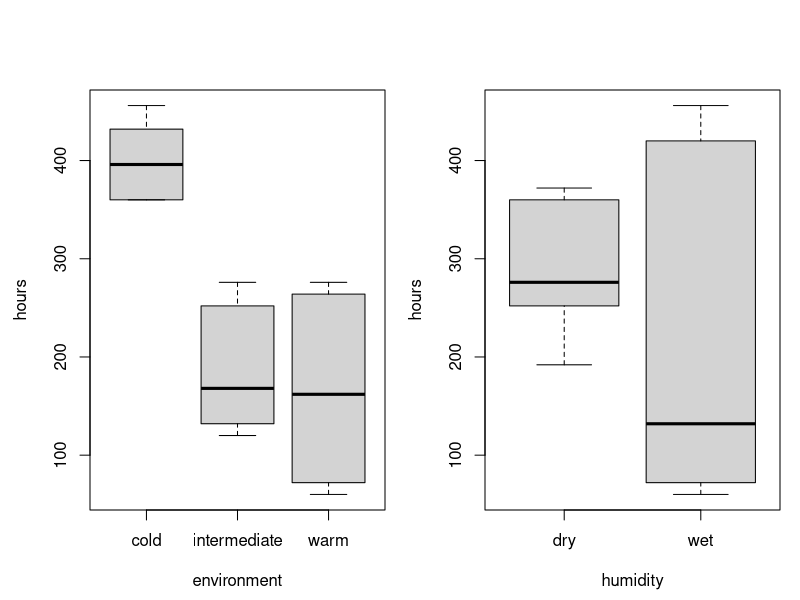
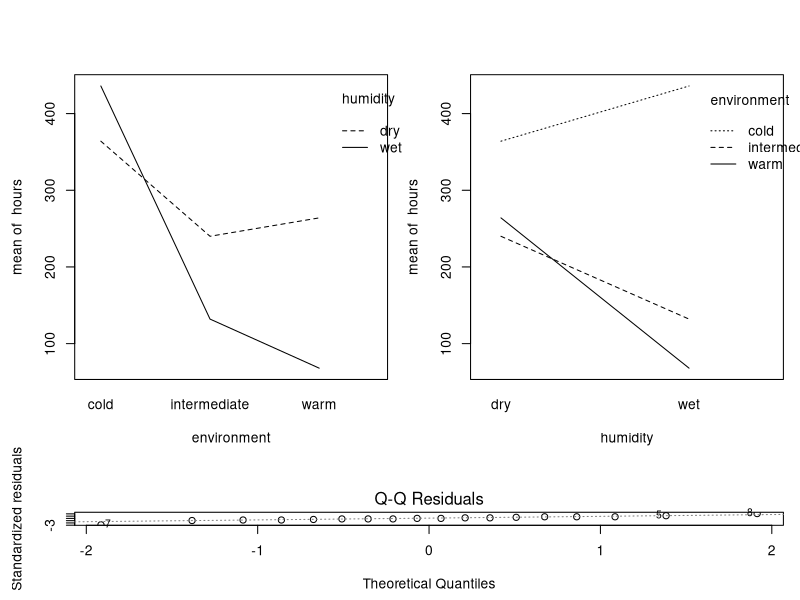
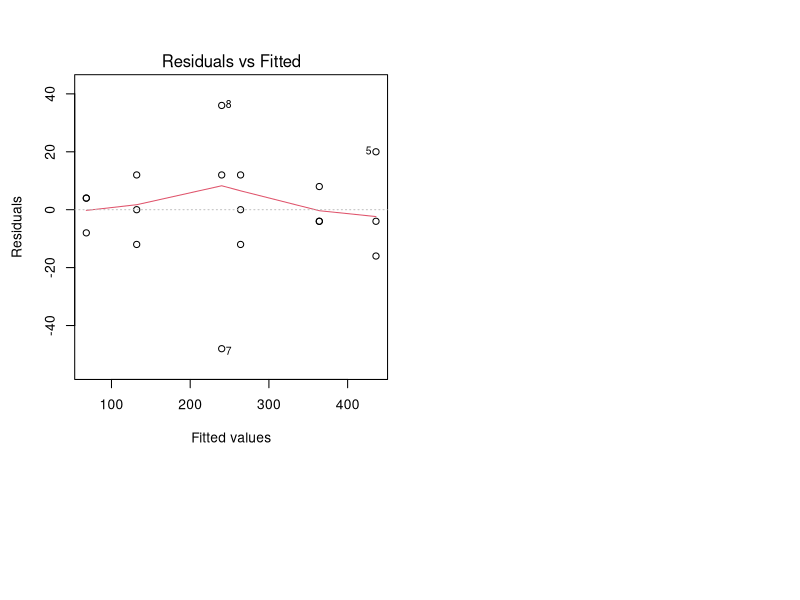
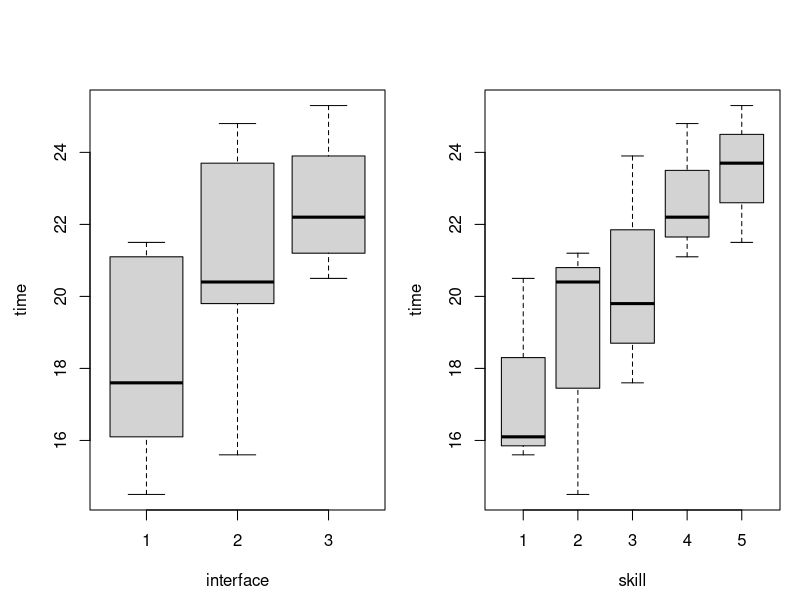
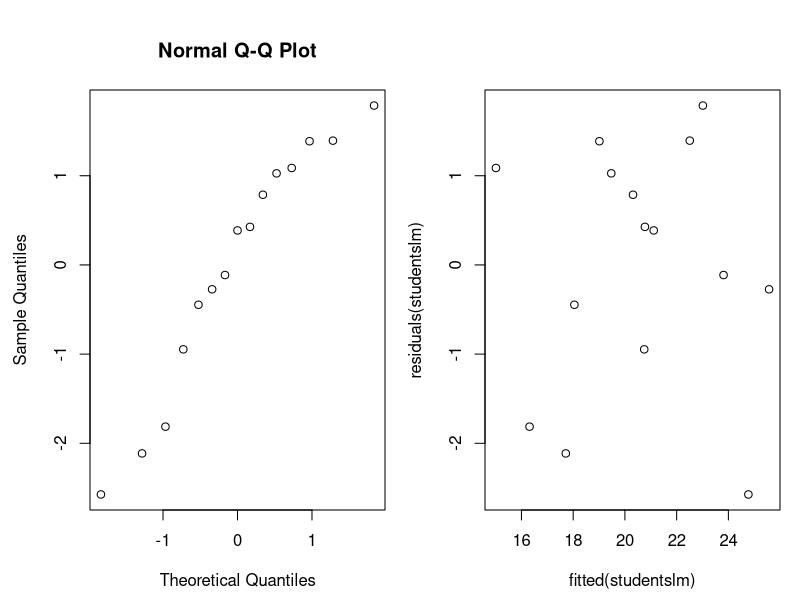
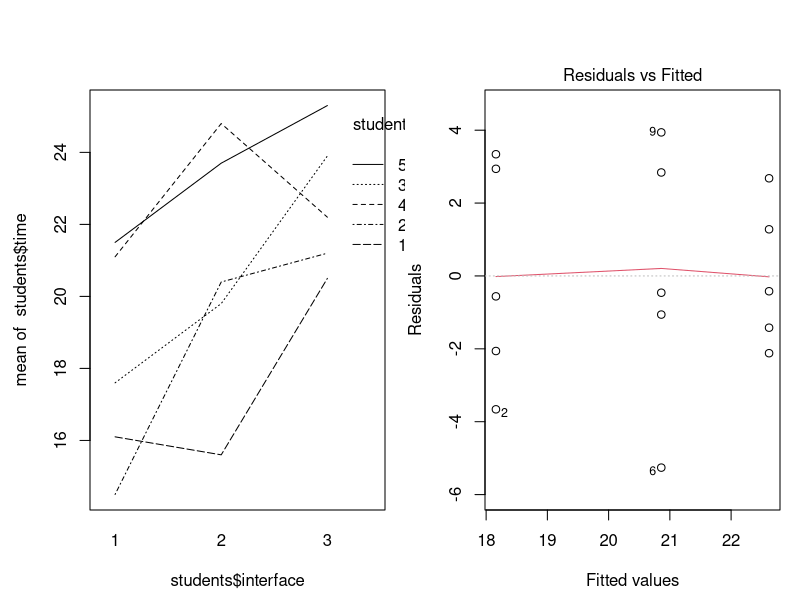
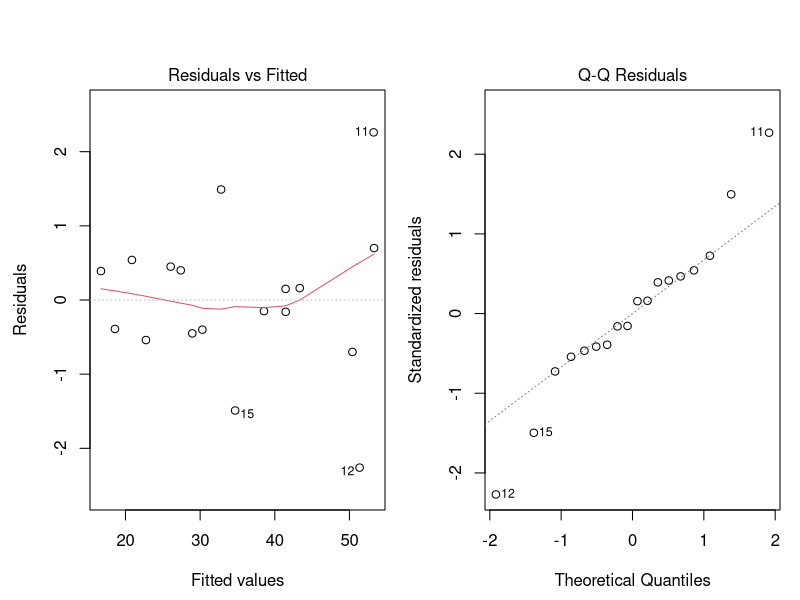
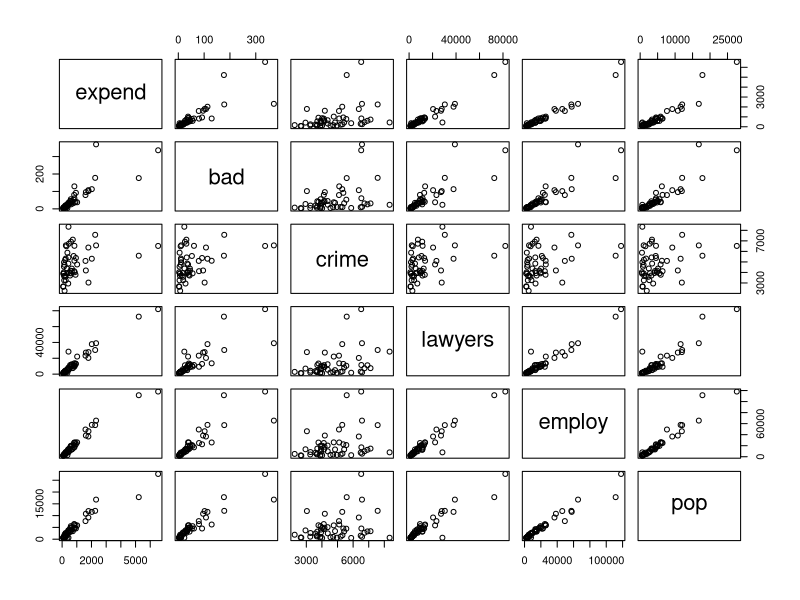

These figures' R source, in order:
## ---- chunk 1
knitr::opts_chunk$set(echo = TRUE)
options(digits=3)
## ---- chunk 2
bread = read.table("bread.txt",header=TRUE)
## ---- chunk 3
I=3; J=2; N=3
rbind(rep(1:I,each=N*J),rep(1:J,N*I),sample(1:(N*I*J)))
## ---- chunk 4
attach(bread)
par(mfrow=c(1,2), mar=c(4,4,4,1), oma=c(0.5,0.5,0.5,0))
boxplot(hours~environment)
boxplot(hours~humidity)
## ---- chunk 5
layout(matrix(c(1,2,3,3), ncol=2, byrow=TRUE), heights=c(3, 1))
interaction.plot(environment, humidity, hours)
interaction.plot(humidity, environment, hours)
## ---- chunk 6
bread$environment=as.factor(bread$environment)
bread$humidity=as.factor(bread$humidity)

breadov=lm(hours~environment*humidity)
anova(breadov)
## ---- chunk 7
plot(breadov,2)
plot(breadov,1)
## ---- chunk 8
students = read.table("search.txt",header=TRUE)
students
## ---- chunk 9
I = 3
B = 5
N = 1
for (b in 1:B) {
  print(sample(1:(N*I)))
}
## ---- chunk 10
students$interface = as.factor(students$interface)
students$skill = as.factor(students$skill)
attach(students)

par(mfrow=c(1,2))
boxplot(time~interface)
boxplot(time~skill)
studentslm = lm(time~interface+skill)
anova(studentslm)
## ---- chunk 11
inter1 = mean(students$time[interface==1])
inter2 = mean(students$time[interface==2])
inter3 = mean(students$time[interface==3])
which.max(c(inter1, inter2, inter3))
## ---- chunk 12
students[which.min(students$time),]
## ---- chunk 13
summary(studentslm)
## ---- chunk 14
qqnorm(residuals(studentslm))
plot(fitted(studentslm),residuals(studentslm))
## ---- chunk 15
interaction.plot(students$interface, students$skill, students$time)
friedman.test(time,interface,skill,data=students)
## ---- chunk 16
studentsaov = lm(time ~ interface, data=students)
plot(studentsaov,1)

anova(studentsaov)
summary(studentsaov)
## ---- chunk 17
library(lme4)
# load data
cow=read.table("cow.txt",header=TRUE)
cow$treatment=factor(cow$treatment)
cow$id=factor(cow$id)
cow$per=factor(cow$per)
cow$order=factor(cow$order)
attach(cow)
# boxplot(milk~treatment)
## ---- chunk 18
anova(lm(milk~id+per+treatment))
## ---- chunk 19
summary((lm(milk~id+per+treatment)))
## ---- chunk 20
plot(lm(milk~id+per+treatment), 1)
plot(lm(milk~id+per+treatment), 2)
## ---- chunk 21
cowlmer = lmer(milk~order+per+treatment+(1|id))
cowlmer_reduced = lmer(milk~order+per+(1|id), REML=FALSE)
(anova(cowlmer_reduced, cowlmer))
## ---- chunk 22
t.test(milk[treatment=="A"],milk[treatment=="B"], paired=TRUE)
## ---- chunk 23
cowlmer = lmer(milk~order+treatment+per+(1|id))
cowlmer_reduced = lmer(milk~order+treatment+(1|id), REML=FALSE)
(anova(cowlmer_reduced, cowlmer))
## ---- chunk 24
anova(lm(milk~treatment+id))
## ---- chunk 25
wordcounts = read.table("austen.txt", header=TRUE)
austen = subset(wordcounts, select = c('Sense', 'Emma', 'Sand1'))
austen
z=chisq.test(austen)
z
## ---- chunk 26
z$residuals
## ---- chunk 27
z1=chisq.test(wordcounts)
z1
## ---- chunk 28
z1$residuals
## ---- chunk 29
library(lme4)
expenses = read.table("expensescrime.txt",header=TRUE)
expenses$state=as.factor(expenses$state)
attach(expenses)
expenses
## ---- chunk 30
plot(expenses[,c(2,3, 4, 5, 6, 7)])
## ---- chunk 31
par(mfrow=c(2,3))
for (i in 2:7) {
  hist(expenses[,i], main=names(expenses)[i])
}
## ---- chunk 32
print("Cook's distances for lm(expend~bad+crime+lawyers+employ+pop):")
round(cooks.distance(lm(expend~bad+crime+lawyers+employ+pop)), 2)
plot(cooks.distance(lm(expend~bad+crime+lawyers+employ+pop)),type="b", main="Cook's distances for expend~bad+crime+lawyers+employ+pop")
## ---- chunk 33
expenses = expenses[-c(5, 8, 35, 44), ]
attach(expenses)
## ---- chunk 34
plot(expenses[,c(2,3, 4, 5, 6, 7)])
## ---- chunk 35
round(cor(expenses[,c(2, 3, 4, 5, 6, 7)]), 2)
## ---- chunk 36
factors = colnames(expenses)[3:length(colnames(expenses))]

# 1st factor
R2 = numeric(length(factors))
for (i in 1:length(factors)) {
  R2[i] = summary(lm(paste('expend',  '~', factors[i]), data=expenses))[[8]]
}

print("R^2 values for addition of first variable:"); factors; R2
factor_one = factors[which.max(R2)]
print(paste0("Factor with highest R^2 value: ", factor_one))
# remove chosen first factor from list
factors = factors[-which.max(R2)]

# 2nd factor
R2 = numeric(length(factors))
for (i in 1:length(factors)) {
  R2[i] = summary(lm(paste('expend',  '~', factor_one, '+', factors[i]), data=expenses))[[8]]
}

print("R^2 values for addition of second variable:"); factors; R2
factor_two = factors[which.max(R2)]
print(paste0("Factor with highest R^2 value: ", factor_two))

summary(lm(expend~employ), data=expenses)
## ---- chunk 37
# start with all variables
summary(lm(expend~bad+crime+lawyers+employ+pop, data=expenses))[4]
print("Crime has highest p-value of 9.86e-1, thus remove crime as variable")

summary(lm(expend~bad+lawyers+employ+pop, data=expenses))[4]
print("Pop has highest p-value of 0.270, thus remove pop as variable")

summary(lm(expend~bad+lawyers+employ, data=expenses))
print("Bad has highest p-value of 0.045, which is below 0.05")
## ---- chunk 38
attach(expenses)
stepuplm = lm(expend~employ)

# 2
par(mfrow=c(2,2))
plot(residuals(stepuplm), employ, main="Scatter plot against employ")

# 3
x = residuals(lm(employ~bad+crime+lawyers+pop))
y = residuals(lm(expend~bad+crime+lawyers+pop))
plot(x,y,main="Added variable plot for + Employ", xlab="residual of Employ", ylab="residual of Expend")

# 4
# par(mfrow=c(2,2))
# plot(residuals(stepuplm), bad, main="Scatter plot against bad")
# plot(residuals(stepuplm), crime, main="Scatter plot against crime")
# plot(residuals(stepuplm), lawyers, main="Scatter plot against lawyers")
# plot(residuals(stepuplm), pop, main="Scatter plot against pop")

# 5
par(mfrow=c(2,2))
plot(residuals(stepuplm), expend)
plot(residuals(stepuplm),fitted(stepuplm))

# 6
plot(stepuplm, 2)
